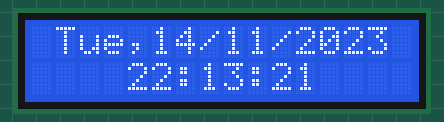
The sketch below on a simulated ESP8266 (NodeMCU). Parts: 16×2 character LCD. The local clock reads 2024-03-15 10:24:30 at power-on unless the sketch sets it.

Above: at 1.81 s.
At 6.1 s:
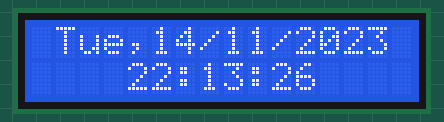
At 11.1 s:
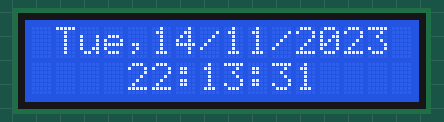
At 20.1 s:
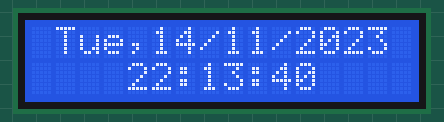
At 29.1 s:
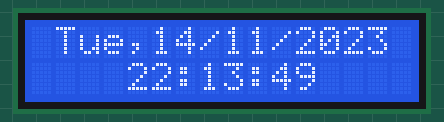
At 38.1 s:
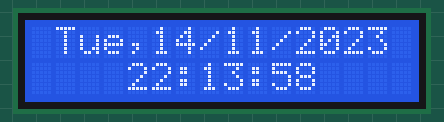

The sketch:

ds1307esp8266.ino
```cpp
#include <ESP8266WiFi.h>
#include <LiquidCrystal_I2C.h>
#include <SPI.h>
#include "RTClib.h"

LiquidCrystal_I2C lcd(0x27, 16, 2);
RTC_DS1307 RTC;
char daysOfTheWeek[7][12] = {"Sun", "Mon", "Tue", "Wed", "Thu", "Fri", "Sat"};
void setup(){
  Wire.begin();
  RTC.begin();
  delay(500);
  RTC.adjust(DateTime(__DATE__,__TIME__));
  delay(1000);
  Serial.begin(115200);
  lcd.init();
  lcd.backlight();
  lcd.home();
  lcd.display();
  }
  void loop(){
  DateTime now = RTC.now();
    lcd.setCursor(4, 1);
    if(now.hour()<=9)
    {
      lcd.print("0");
      lcd.print(now.hour());
    }
    else {
     lcd.print(now.hour());
    }
    lcd.print(':');
    if(now.minute()<=9)
    {
      lcd.print("0");
      lcd.print(now.minute());
    }
    else {
     lcd.print(now.minute());
    }
    lcd.print(':');
    if(now.second()<=9)
    {
      lcd.print("0");
      lcd.print(now.second());
    }
    else {
     lcd.print(now.second());
    }
    lcd.print("   ");

    lcd.setCursor(1, 0);
    lcd.print(daysOfTheWeek[now.dayOfTheWeek()]);
    lcd.print(",");
    if(now.day()<=9)
    {
      lcd.print("0");
      lcd.print(now.day());
    }
    else {
     lcd.print(now.day());
    }
    lcd.print('/');
    if(now.month()<=9)
    {
      lcd.print("0");
      lcd.print(now.month());
    }
    else {
     lcd.print(now.month());
    }
    lcd.print('/');

    lcd.print(now.year());

}
```

Measured:
- what the display in image 0 shows lasts 0.4 s, from 1.6 s to 2.0 s
- what the display in image 1 shows lasts 1.0 s, from 6.0 s to 7.0 s
